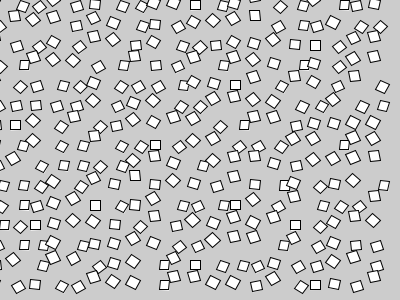
Frame 1 (no input)
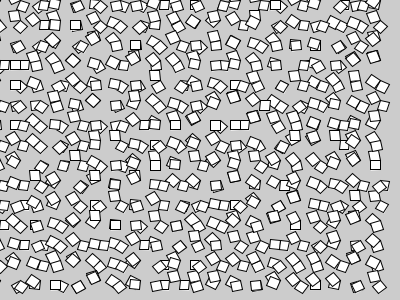
Frame 2 (the mouse pressed at the canvas centre, redrawn once)

The Processing sketch that drew these frames (run headless with seeded random() and noise(); the mouse was pressed at the canvas centre and the sketch redrawn once):

// Processing sketch: processing_152476
// ── processing_152476.pde

void setup () {
  size(400, 300);
  noLoop();
}

void draw () {
  for (int x = 0; x < width; x+= 20) {
    for (int y = 0; y < height; y +=20) {
      float z = random (0, PI);
      pushMatrix(); // return 0, 0 to the top left corner
      translate(x, y);
      // moving the shape with x and y
      rotate(z);
      rect(0, 0, 10, 10);
      //leave rect at 0, 0 rotates our rectangle in its position rather than the x axis
      popMatrix();
    }
  }
}
